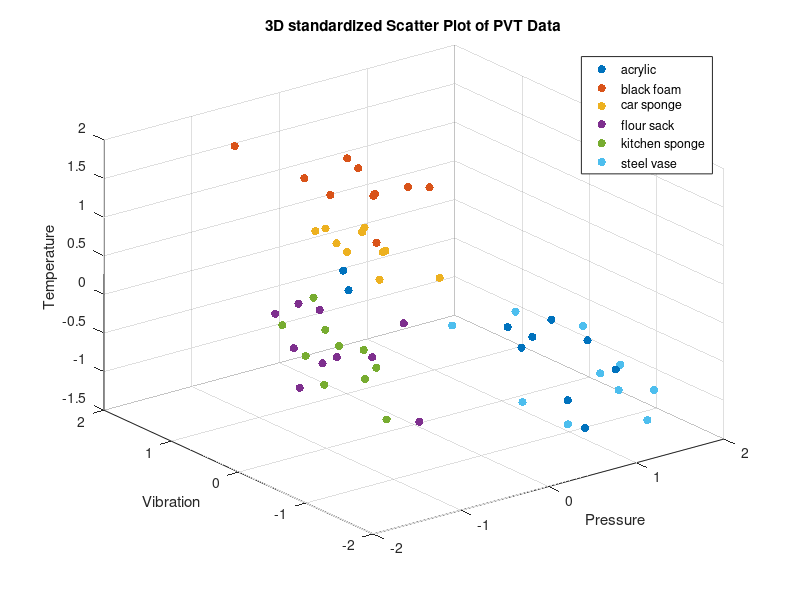

Write the MATLAB code that produced this figure.
% Load the data
data = load('Lab1/F0_PVT.mat');
% Create a colormap with as many colors as you have objects
colors = lines(6);

pressure = data.Pressure;
temperature = data.Temperature;
vibration = data.Vibration;

% Standardize the data
pressure_standardized = (pressure - mean(pressure)) ./ std(pressure);
temperature_standardized = (temperature - mean(temperature)) ./ std(temperature);
vibration_standardized = (vibration - mean(vibration)) ./ std(vibration);


% Create a new figure
figure;

hold on;
% Loop over each object and plot with a unique color
for i = 1:size(pressure_standardized, 1)
    scatter3(pressure_standardized(i,:), vibration_standardized(i,:), temperature_standardized(i,:), 36, colors(i,:), 'filled');
end

hold off;

% Label the axes
xlabel('Pressure');
ylabel('Vibration');
zlabel('Temperature');
title('3D standardized Scatter Plot of PVT Data');
grid on;
legend('acrylic', 'black foam', 'car sponge', 'flour sack', 'kitchen sponge', 'steel vase');

% Set the view for 3D plot
view(3);